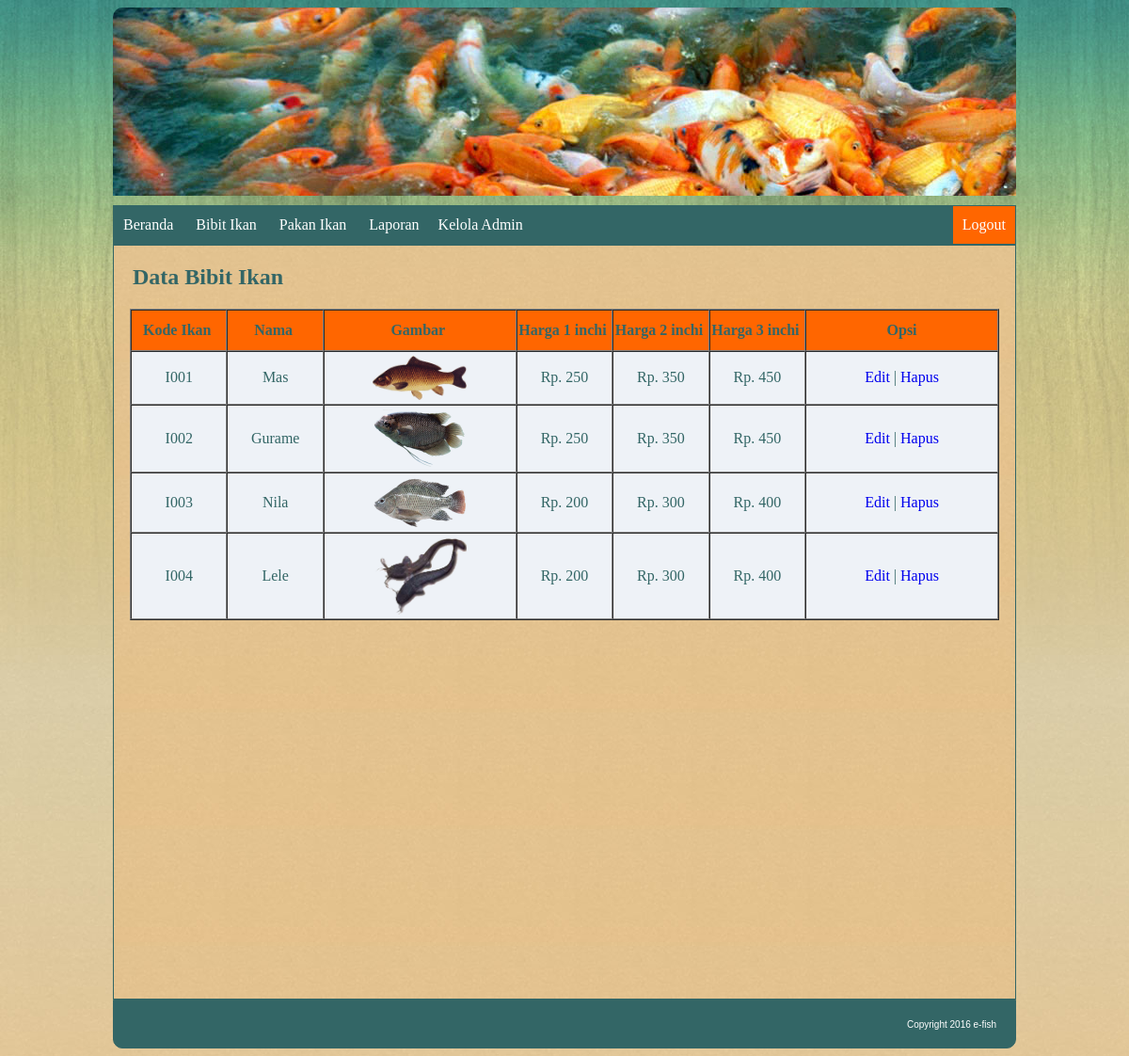
/viewikan.php, run on the app's committed database.
### tables this page shows
CREATE TABLE `tb_ikan` (
  `id_ikan` varchar(11) NOT NULL,
  `nama_ikan` varchar(40) DEFAULT NULL,
  `gambar` text,
  `harga` double DEFAULT NULL,
  `harga2` double NOT NULL,
  `harga3` double NOT NULL
);

### viewikan.php (the view, shortened to what this page needs)
<!DOCTYPE html>
<html>
<head>
</head>
<link href="css/style.css" type="text/css" rel="stylesheet">
<body>
</body>
<div id="canvas">
	<div id="header">
	</div>
	<div id="menu">
		<ul>
			<li class="utama"><a href="formadmin.php">Beranda</a></li>
			<li class="utama"><a href="">Bibit Ikan</a>
			</li>
			<li class="utama"><a href="">Pakan Ikan</a>
			</li>
			<li class="utama"><a href="">Laporan</a>
			<li class="utama"><a href="tambahadmin.php">Kelola Admin</a>
			</li>
			<li class="utama" style="background-color:#f60;  float: right; "><a href="logoutadmin.php">Logout</a>
			</li>
		</ul>
	</div>
	<div id="isi">
		<h2 style="padding-left: 20px">Data Bibit Ikan</h2>
			<table width="924" border="1" align="center" cellpadding="0" cellspacing="0">
				<tr bgcolor="FF6600" >
					<th width="10%" height="42">Kode Ikan</td>&nbsp;
					<th width="10%">Nama</td>&nbsp;
					<th width="20%">Gambar</td>&nbsp;
					<th width="10%">Harga 1 inchi</td>&nbsp;
					<th width="10%">Harga 2 inchi</td>&nbsp;
					<th width="10%">Harga 3 inchi</td>&nbsp;
					<th width="20%">Opsi</td>
				</tr>
				<?php
					$sql = mysql_query("select * from tb_ikan") or die (mysql_error());
					while($data = mysql_fetch_array($sql)) {
				?>
				<tr align="center"  bgcolor="#EEF2F7">
					<td height="32"><div align="center"><?php echo $data['id_ikan']; ?></div></td>
					<td><div align="center"><?php echo $data['nama_ikan']; ?></div></td>
					<td><div align="center" style="padding-top: 4px"><img src="img/<?php echo $data['gambar']; ?>" width = "100px"></div></td>
					<td><div align="center">Rp. <?php echo $data['harga']; ?></div></td>
					<td><div align="center">Rp. <?php echo $data['harga2']; ?></div></td>
					<td><div align="center">Rp. <?php echo $data['harga3']; ?></div></td>
					<td><div align="center"><a href="editikan.php?id_ikan=<?php echo $data['id_ikan']; ?>" style="text-decoration: none;">Edit</a> | <a onclick="return confirm('Apakah Anda Yakin Akan Menghapus Data ?')" href="hapusikan.php?id_ikan=<?php echo $data['id_ikan']; ?>" style="text-decoration: none;">Hapus</a></div></td>
				</tr>
			 	<?php
				}
				?>
			</table>
	</div>
	<div id="footer">
		Copyright 2016 e-fish
	</div>
</div>
</html>

### css/style.css (style rules this page uses)
body { font-family: "arial"; background-image:url(../img/bg-pattern.jpg); }
#canvas { width: 960px; margin: 0 auto; }
#header { font-size: 20px; border: 0 solid silver; margin-bottom: 10px; height: 200px; border-top-right-radius:10px; border-top-left-radius:10px; background-image:url(../img/jual-benih-ikan-koi-surya-mina.jpg); text-align:left; color: #FFF; font-family: "Earth Orbiter"; font-size:50px; padding: 0 80px; }
#menu { border: 1px solid #336666; background-color: #336666; font-family: "Caviar Dreams"; }
#menu ul { list-style: none; margin: 0; padding: 0; }
#menu ul li.utama { display: inline-table; }
#menu ul li a { display: block;; text-decoration: none; line-height: 40px; padding: 0 10px; color: #FFF; }
#isi { min-height: 800px; border: 1px solid #336666; background-image:url(../img/bg-body.jpg); font-family: "Maiandra GD"; color:#336666; }
#footer { font-size:10px; height: 30px; text-align:right; border-bottom-right-radius:10px; border-bottom-left-radius:10px; background-color: #336666; color: #fff; border: 1px solid #336666; padding-top:20px; padding-right:20px; }

### data on the page
tb_ikan: id_ikan "I001", nama_ikan "Mas", gambar (picture), harga "250", harga2 "350", harga3 "450"
tb_ikan: id_ikan "I002", nama_ikan "Gurame", gambar (picture), harga "250", harga2 "350", harga3 "450"
tb_ikan: id_ikan "I003", nama_ikan "Nila", gambar (picture), harga "200", harga2 "300", harga3 "400"
tb_ikan: id_ikan "I004", nama_ikan "Lele", gambar (picture), harga "200", harga2 "300", harga3 "400"
